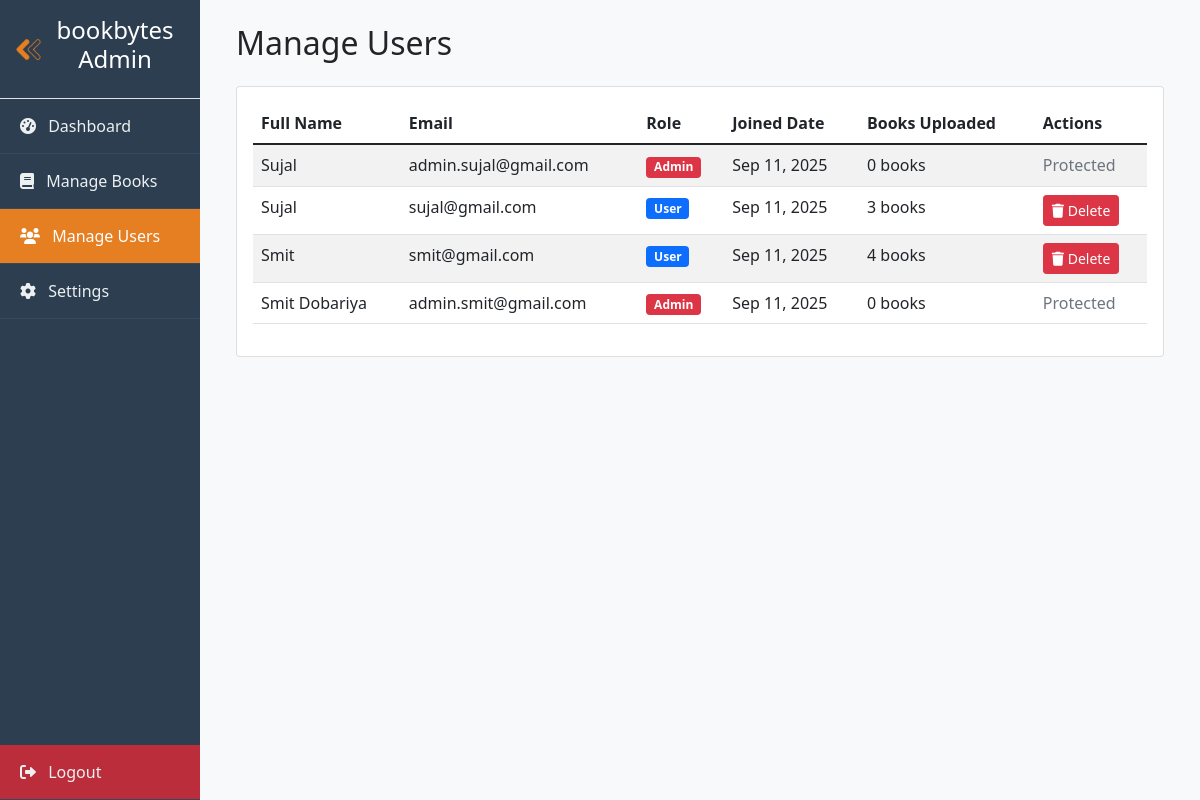
The page /admin/users.php (signed in) on the database its author committed.
### tables this page shows
CREATE TABLE `settings` (
  `id` int(11) NOT NULL,
  `site_name` varchar(100) DEFAULT 'MYBOOK',
  `site_logo` varchar(255) DEFAULT NULL,
  `updated_at` timestamp NOT NULL DEFAULT current_timestamp() ON UPDATE current_timestamp()
);

CREATE TABLE `users` (
  `id` int(11) NOT NULL,
  `name` varchar(100) NOT NULL,
  `email` varchar(100) NOT NULL,
  `password` varchar(255) NOT NULL,
  `role` enum('user','admin') DEFAULT 'user',
  `created_at` timestamp NOT NULL DEFAULT current_timestamp()
);

### admin/users.php (the view, shortened to what this page needs)
<?php
    require_once '../config/database.php';
    $settings_query  = "SELECT * FROM settings LIMIT 1";
    $settings_result = mysqli_query($conn, $settings_query);
    $settings        = mysqli_fetch_assoc($settings_result);
    $site_name       = $settings['site_name'] ?? 'MYBOOK';
    $page     = isset($_GET['page']) ? (int) $_GET['page'] : 1;
    $per_page = 15;
    $offset   = ($page - 1) * $per_page;
    $stmt = $pdo->prepare("SELECT * FROM users ORDER BY created_at DESC LIMIT $per_page OFFSET $offset");
    $stmt->execute();
    $users = $stmt->fetchAll();
?>
<!DOCTYPE html>
<html lang="en">
<head>
    <link href="https://cdn.jsdelivr.net/npm/bootstrap@5.1.3/dist/css/bootstrap.min.css" rel="stylesheet">
    <link href="https://cdnjs.cloudflare.com/ajax/libs/font-awesome/6.0.0/css/all.min.css" rel="stylesheet">
</head>
<body>
    <div class="container-fluid">
        <div class="row">
            <div class="col-md-2 p-0">
                <div class="sidebar"  style="position:relative">
                   <div class="p-3 text-center border-bottom " style=" display: flex; align-items: center; justify-content: center; gap: 5px; ">
                       <div  onClick="window.location.href = 'http://localhost:3000/index.php'"> <img src="../images/left-arrow (2).png" alt="left arrow" width="25px" > </div>
                        <h4 class="text-white" > <?php echo $site_name; ?> Admin</h4>
                    </div>
                    <nav class="nav flex-column">
                        <a class="nav-link" href="index.php">
                            <i class="fas fa-tachometer-alt me-2"></i> Dashboard
                        </a>
                        <a class="nav-link" href="books.php">
                            <i class="fas fa-book me-2"></i> Manage Books
                        </a>
                        <a class="nav-link active" href="users.php">
                            <i class="fas fa-users me-2"></i> Manage Users
                        </a>
                        <a class="nav-link" href="settings.php">
                            <i class="fas fa-cog me-2"></i> Settings
                        </a>
                         <div style= "position: absolute; bottom: 0; width: 100%; background:#bb2d3b;">
                            <a class="nav-link" href="../logout.php">
                            <i class="fas fa-sign-out-alt me-2 "></i> Logout
                        </a>
                    </nav>
                </div>
            </div>
            <div class="col-md-10 main-content">
                <div class="p-4">
                    <h2 class="mb-4">Manage Users</h2>
                    <div class="card">
                        <div class="card-body">
                            <div class="table-responsive">
                                <table class="table table-striped">
                                    <thead>
                                        <tr>
                                            <th>Full Name</th>
                                            <th>Email</th>
                                            <th>Role</th>
                                            <th>Joined Date</th>
                                            <th>Books Uploaded</th>
                                            <th>Actions</th>
                                        </tr>
                                    </thead>
                                    <tbody>
                                        <?php foreach ($users as $user): ?>
                                        <?php
                                            $stmt = $pdo->prepare("SELECT COUNT(*) as book_count FROM books WHERE user_id = ?");
                                            $stmt->execute([$user['id']]);
                                            $book_count = $stmt->fetch()['book_count'];
                                        ?>
                                        <tr>
                                            <td><?php echo htmlspecialchars($user['name']); ?></td>
                                            <td><?php echo htmlspecialchars($user['email']); ?></td>
                                            <td>
                                                <span class="badge bg-<?php echo $user['role'] == 'admin' ? 'danger' : 'primary'; ?>">
                                                    <?php echo ucfirst($user['role']); ?>
                                                </span>
                                            </td>
                                            <td><?php echo date('M d, Y', strtotime($user['created_at'])); ?></td>
                                            <td><?php echo $book_count; ?> books</td>
                                            <td>
                                                <?php if ($user['role'] != 'admin'): ?>
                                                    <form method="POST" class="d-inline">
                                                        <button type="submit" class="btn btn-sm btn-danger" onclick="return confirm('Delete this user and all their books?')">
                                                            <i class="fas fa-trash"></i> Delete
                                                        </button>
                                                    </form>
                                                <?php else: ?>
                                                    <span class="text-muted">Protected</span>
                                                <?php endif; ?>
                                            </td>
                                        </tr>
                                        <?php endforeach; ?>
                                    </tbody>
                                </table>
                            </div>
                        </div>
                    </div>
                </div>
            </div>
        </div>
    </div>
</body>
</html>

### admin/users.php (style rules this page uses)
.sidebar { min-height: 100vh; background: #2c3e50; }
.sidebar .nav-link { color: #ecf0f1; padding: 15px 20px; border-bottom: 1px solid #34495e; }
.sidebar .nav-link.active { background: #e67e22; color: #fff; }
.main-content { background: #f8f9fa; min-height: 100vh; }

### rows shown on the page
settings: site_name "bookbytes"
users: name "Sujal", email "admin.sujal@gmail.com", role "Admin", created_at "Sep 11, 2025", book_count "0", shows "Protected"
users: name "Sujal", email "sujal@gmail.com", role "User", created_at "Sep 11, 2025", book_count "3"
users: name "Smit", email "smit@gmail.com", role "User", created_at "Sep 11, 2025", book_count "4"
users: name "Smit Dobariya", email "admin.smit@gmail.com", role "Admin", created_at "Sep 11, 2025", book_count "0", shows "Protected"
